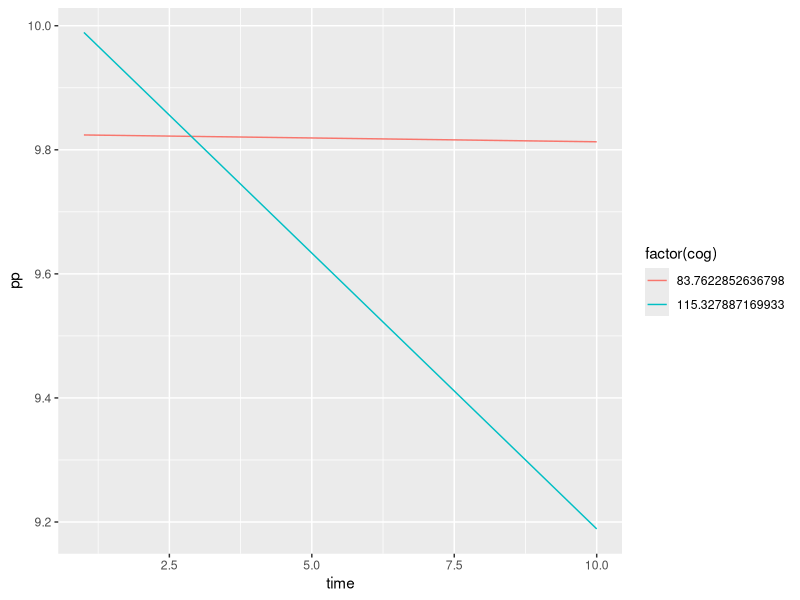
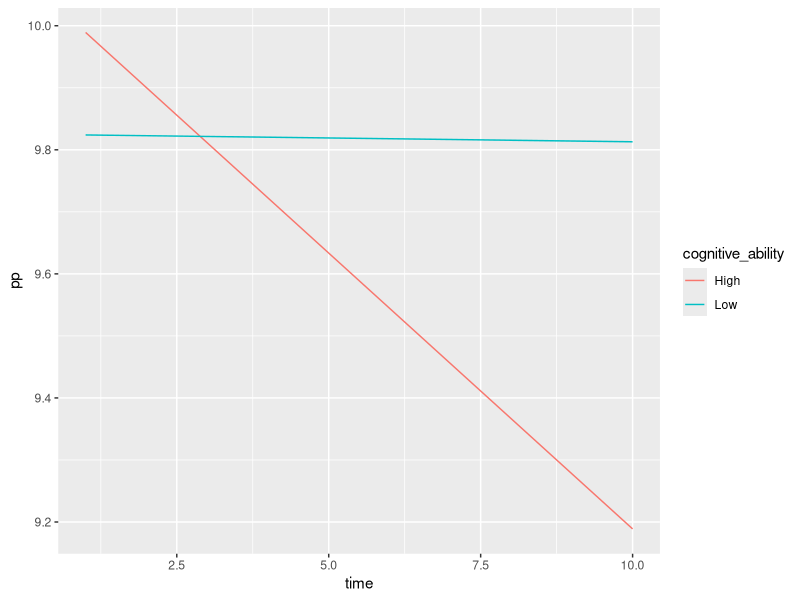

R code for these plots, in order:
## ---- chunk 1
knitr::opts_chunk$set(echo = TRUE)
## ---- chunk 2
library(tidyverse)
library(kableExtra)
library(nlme)
df <- read.csv("data/growth.csv")
## ---- chunk 3
df %>% head() %>% kable()

## ---- chunk 4

            # estimate the intercept
            # which means the over-time-averaged performance
nullm = lme(performance ~ 1, 
            # and allow that intercept estimate to vary
            # across employees (ids)
            random = ~ 1 | id,
            data = df)

# if you ever have convergence issues with lme, use
# control=list(opt = "optim")
# after your data command
# e.g., data = df, control = list(opt = "optim)


## ---- chunk 5
VarCorr(nullm)
## ---- chunk 6
40.80241 / (40.80241 + 14.81769)
## ---- chunk 7
summary(nullm)$coefficient["fixed"]
## ---- chunk 8
df %>% 
  group_by() %>% 
  summarize(
    mean_perf = mean(performance)
  )
## ---- chunk 9
summary(nullm)$coefficient["random"]
## ---- chunk 10
growthmod <- lme(performance ~ time,
                 random = ~ 1 | id,
                 data = df)

summary(growthmod)$tTable
## ---- chunk 11
growthmod_vary <- lme(performance ~ time,
                      # allow intercepts and slopes to differ across people
                      random = ~ time | id,
                      data = df)
## ---- chunk 12
anova(growthmod, growthmod_vary)
## ---- chunk 13
summary(growthmod_vary)$tTable
## ---- chunk 14

ac_mod <- update(growthmod_vary,
                 correlation = corAR1(form = ~ 1 | id))
anova(growthmod_vary, ac_mod)

h_mod <- update(growthmod_vary,
                weights = varExp(form = ~ time))
anova(growthmod_vary, h_mod)

## ---- chunk 15
          # same growth model as before but with an added predictor
ca_mod <- lme(performance ~ time + cog,
              random = ~ time | id,
              data = df)

summary(ca_mod)$tTable
## ---- chunk 16
ca_mod2 <- lme(performance ~ time*cog,
               random = ~ time | id,
               data = df)


# synonymous with
# lme(performance ~ time + cog + time:cog)

summary(ca_mod2)$tTable
## ---- chunk 17
cog_ability <- df %>% 
  group_by() %>% 
  summarize(
    mean_ca = mean(cog),
    sd_ca = sd(cog)
    
  )

cog_ability_low <- cog_ability$mean_ca + cog_ability$sd_ca
cog_ability_high <- cog_ability$mean_ca - cog_ability$sd_ca

intdf <- data.frame(
  "time" = c(1, 1, 10, 10),
  "cog" = c(cog_ability_low,
            cog_ability_high,
            cog_ability_low,
            cog_ability_high)
)

predict(ca_mod2, intdf, level = 0)

## ---- chunk 18
intdf <- intdf %>% 
  mutate(pp = predict(ca_mod2, intdf, level = 0))

library(ggplot2)
ggplot(intdf, aes(x = time, y = pp, color = factor(cog))) + 
  geom_line()

## ---- chunk 19
intdf <- intdf %>% 
  mutate(cognitive_ability = ifelse(cog < 90, "Low", "High"))

ggplot(intdf, aes(x = time, y = pp, color = cognitive_ability)) + 
  geom_line()
